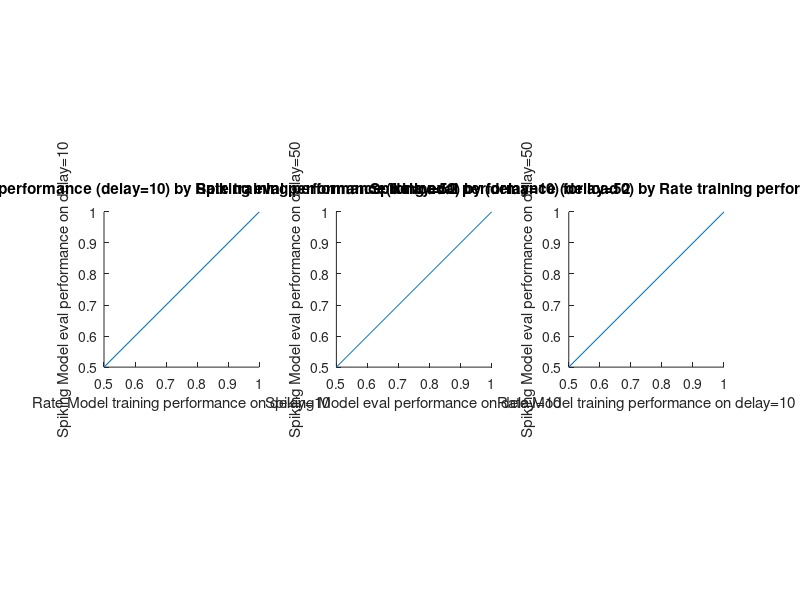
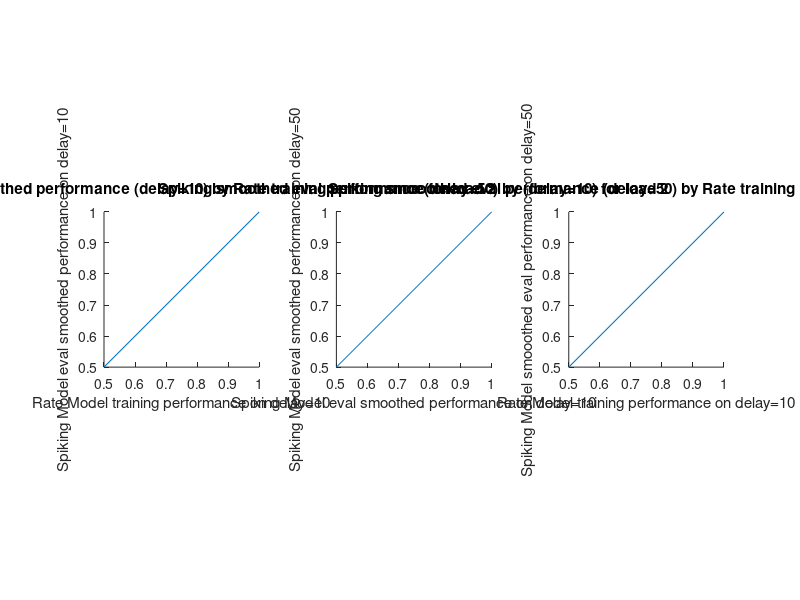
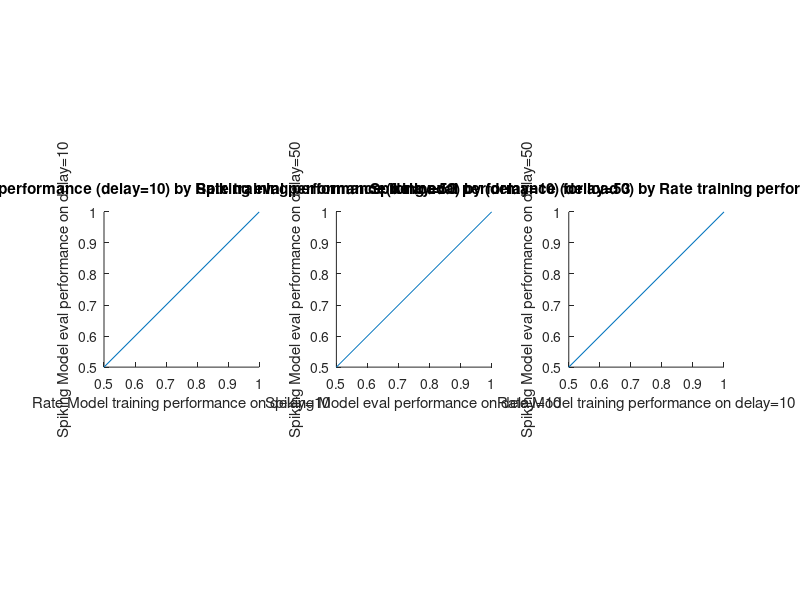
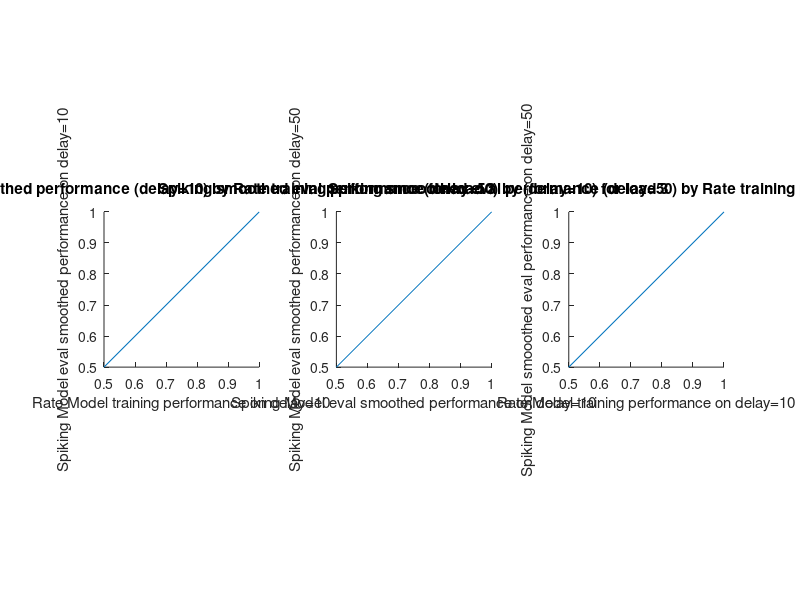

These charts were generated, in order, by the following MATLAB code: (Note: this script raises an error after producing the figures.)
%% Code for evaluating trained models on letters task

% Subsections include:
     % Plotting model performance
     % Plotting model outputs

%% Plot model performance

% Run calc_stableperfs.m and calc_spikeperfmean.m before this
% This plots the model training acc (delay=10), spike acc (delay=10), and
% spike stable acc (delay=50). 

clear; clc;

current_path = pwd;

task_dir = '/home/nuttidalab/Documents/spikeRNN/models/letters/';
task_type = 'letters';
% task_loads = [3];
task_loads = [2, 3]; 
% n_neurons = 200;
n_neurons = 400;

rate_10 = {};
spike_10 = {};
spike_50 = {};
spike_10_smooth = {};
spike_50_smooth = {};
for n_load = 1:length(task_loads)
    load_str = num2str(task_loads(n_load));
    load_dir = [task_dir, 'load_', load_str, '/'];
    wcard = ['*N_',num2str(n_neurons), '*'];
    % wcard = '*load_*';
    % max_tr = 10000; % max training trials
    % perf_threshold = .95;
    % % perf_threshold = [0.60 0.80];
    % disp(['PERFORMANCE THRESHOLD SET TO ' num2str(perf_threshold)]);
    % stable_mods = return_stable(task_dir, wcard, perf_threshold, task_type, max_tr);
    
    mat_files = dir(fullfile(load_dir, wcard));
    
    perf_spike_50 = zeros(length(mat_files),1);
    perf_train = zeros(length(mat_files), 1);
    perf_spike_10 = zeros(length(mat_files), 1);
    perf_spike_smooth_50 = zeros(length(mat_files),1);
    perf_spike_smooth_10 = zeros(length(mat_files),1);
    tr_total  = zeros(length(mat_files),1);
    for i = 1:length(mat_files)
      if ~isfolder(fullfile(load_dir, mat_files(i).name)) & ~isempty(strfind(mat_files(i).name, '.mat'))
        curr_mat = fullfile(load_dir, mat_files(i).name);
    
        load(curr_mat, 'stable_perfs', 'eval_perf_mean', 'spike_perf_mean', 'tr');
        load(curr_mat, 'stable_perfs_smooth', 'spike_perf_mean_smooth')
        perf_spike_50(i,:) = mean(stable_perfs);
        perf_train(i,:) = eval_perf_mean;
        perf_spike_10(i,:) = spike_perf_mean;
        perf_spike_smooth_10(i,:) = spike_perf_mean_smooth;
        perf_spike_smooth_50(i,:) = stable_perfs_smooth;
        tr_total(i,:) = tr;
      end
    end
    
    
    rate_10{end+1} = perf_train;
    spike_10{end+1} = perf_spike_10;
    spike_50{end+1} = perf_spike_50;
    spike_10_smooth{end+1} = perf_spike_smooth_10;
    spike_50_smooth{end+1} = perf_spike_smooth_50;



    % figure; hold on; 
    % subplot(1, 3, 3)
    % histogram(perf_spike_50(perf_train > .95), 100)
    % hold on; xlabel('Spiking Model eval performance on delay=50')
    % ylabel('Spiking Model count')
    % title(['Spiking Model Eval Performance (delay=50) for load ',load_str])
    % xlim([0 1]);
    % 
    % subplot(1, 3, 1); hold on; 
    % histogram(perf_train(perf_train > .95), 100)
    % xlabel('Rate Model train performance on delay=10')
    % ylabel('Rate Model count')
    % title(['Rate Model Training Performance (delay=10) for load ',load_str])
    % xlim([0 1]);
    % 
    % subplot(1, 3, 2); hold on; 
    % histogram(perf_spike_10(perf_train > .95), 100)
    % xlabel('Spiking Model performance on delay=10')
    % ylabel('Spiking Model count')
    % title(['Spiking Model Performance (delay=10) for load ',load_str])
    % xlim([0 1]);

    % figure;
    % subplot(1,2,1); hold on;
    % histogram(tr_total(perf_train > .95), 100)
    % hold on; xlabel('Model train trial total')
    % ylabel('Model count')
    % title(['Model Number of Training Trials for load ', load_str])
    % 
    % subplot(1,2,2); hold on;
    % scatter(tr_total(perf_train > .95), perf_spike_50(perf_train > .95));
    % xlabel('Number of training trials');
    % ylabel('Spiking Model eval performance on delay=50')
    % title(['Eval performance (delay=50) by training trials for load ', load_str]);

    figure;
    subplot(1,3,1); hold on;
    scatter(perf_train, perf_spike_10);
    xlabel('Rate Model training performance on delay=10');
    ylabel('Spiking Model eval performance on delay=10')
    title(['Spiking eval performance (delay=10) by Rate training performance for load ', load_str]);
    xlim([.5 1]);
    ylim([.5 1]);
    plot([0,1], [0,1])
    axis square

    subplot(1,3,2); hold on;
    scatter(perf_spike_10, perf_spike_50);
    xlabel('Spiking Model eval performance on delay=10');
    ylabel('Spiking Model eval performance on delay=50')
    title(['Spiking eval performance (delay=50) by (delay=10) for load ', load_str]);
    xlim([.5 1]);
    ylim([.5 1]);
    plot([0,1], [0,1])
    axis square

    subplot(1,3,3); hold on;
    scatter(perf_train, perf_spike_50);
    xlabel('Rate Model training performance on delay=10');
    ylabel('Spiking Model eval performance on delay=50')
    title(['Spiking eval performance (delay=50) by Rate training performance for load ', load_str]);
    xlim([.5 1]);
    ylim([.5 1]);
    plot([0,1], [0,1])
    axis square


    figure;
    subplot(1,3,1); hold on;
    scatter(perf_train, perf_spike_smooth_10);
    xlabel('Rate Model training performance on delay=10');
    ylabel('Spiking Model eval smoothed performance on delay=10')
    title(['Spiking eval smoothed performance (delay=10) by Rate training performance for load ', load_str]);
    xlim([.5 1]);
    ylim([.5 1]);
    plot([0,1], [0,1])
    axis square

    subplot(1,3,2); hold on;
    scatter(perf_spike_smooth_10, perf_spike_smooth_50);
    xlabel('Spiking Model eval smoothed performance on delay=10');
    ylabel('Spiking Model eval smoothed performance on delay=50')
    title(['Spiking smoothed eval performance (delay=50) by (delay=10) for load ', load_str]);
    xlim([.5 1]);
    ylim([.5 1]);
    plot([0,1], [0,1])
    axis square

    subplot(1,3,3); hold on;
    scatter(perf_train, perf_spike_smooth_50);
    xlabel('Rate Model training performance on delay=10');
    ylabel('Spiking Model smooothed eval performance on delay=50')
    title(['Spiking smooothed eval performance (delay=50) by Rate training performance for load ', load_str]);
    xlim([.5 1]);
    ylim([.5 1]);
    plot([0,1], [0,1])
    axis square

end



% paired boxplots (not smoothing)
% Combine the data into a matrix (each column is a set of values)
data = [rate_10{1}, rate_10{2}, spike_10{1}, spike_10{2}, spike_50{1}, spike_50{2}];

% Create paired boxplot with specific positioning
positions = [1, 2, 4, 5, 7, 8];  % Define positions for each pair of sets

% Create boxplot with custom positions
figure; hold on;
boxplot(data, 'Positions', positions(:), 'Colors', 'br', 'Whisker', 1.5, 'Notch', 'on', ...
    'Labels', {'Load 2: Rate, delay=10', 'Load 3: Rate, delay=10', ...
    'Load 2: Spike, delay=10', 'Load 3: Spike, delay=10', 'Load 2: Spike, delay=50', 'Load 3: Spike, delay=50'});
xlabel('Model type')

% Set title and axis labels
title('Model Performance');
ylabel('Performance accuracy');
ylim([0.5, 1])


% paired boxplots (smoothing)
% Combine the data into a matrix (each column is a set of values)
data = [rate_10{1}, rate_10{2}, spike_10_smooth{1}, spike_10_smooth{2}, spike_50_smooth{1}, spike_50_smooth{2}];

% Create paired boxplot with specific positioning
positions = [1, 2, 4, 5, 7, 8];  % Define positions for each pair of sets

% Create boxplot with custom positions
figure; hold on;
boxplot(data, 'Positions', positions(:), 'Colors', 'br', 'Whisker', 1.5, 'Notch', 'on', ...
    'Labels', {'Load 2: Rate, delay=10', 'Load 3: Rate, delay=10', ...
    'Load 2: Spike smooth, delay=10', 'Load 3: Spike smooth, delay=10', ...
    'Load 2: Spike smooth, delay=50', 'Load 3: Spike smooth, delay=50'});
xlabel('Model type')

% Set title and axis labels
title('Model Performance');
ylabel('Performance accuracy');
ylim([0.5, 1])


%% Plot some model outputs

% Plots example output for 12 spiking models, for delay=10 and delay=50


clear; clc;

current_path = pwd;

task_dir = '/home/nuttidalab/Documents/spikeRNN/models/letters/';
task_type = 'letters';
task_loads = [3];
% task_loads = [2, 3];
% n_neurons = 200;
n_neurons = 400;

delay=10;

for n_load = 1:length(task_loads)
    task_load = task_loads(n_load);
    load_str = num2str(task_load);
    load_dir = [task_dir, 'load_', load_str, '/'];
    wcard = ['*N_',num2str(n_neurons), '*'];
    % wcard = '*load_*';
    % max_tr = 10000; % max training trials
    % perf_threshold = .95;
    % % perf_threshold = [0.60 0.80];
    % disp(['PERFORMANCE THRESHOLD SET TO ' num2str(perf_threshold)]);
    % stable_mods = return_stable(task_dir, wcard, perf_threshold, task_type, max_tr);

    mat_files = dir(fullfile(load_dir, wcard));
    
    figure;
    for i = 1:12 %length(mat_files)
        if ~isfolder(fullfile(load_dir, mat_files(i).name)) & ~isempty(strfind(mat_files(i).name, '.mat'))
            curr_mat = fullfile(load_dir, mat_files(i).name);
        end

        load(curr_mat);

        % generate trials and plot outputs
        n_trials = 100;
        down_sample = 1;
        use_initial_weights = false; 

        stim_on = 51;
        stim_dur = 100;
        stim2_dur = 130;
        probe_on = stim_on + stim_dur + delay;
        response_time = stim_on + stim_dur + delay + 10;
        T = response_time + stim2_dur;

        trials = zeros(n_trials, 1);
        stable_perfs = zeros(n_trials, 1);
        outs = zeros(n_trials, (T-1)*100);

        n_input_chans = task_load*2;

        parfor j = 1:n_trials
            u = zeros(n_input_chans, T);
            u_lab = zeros(1, 2);

            letters = 1:n_input_chans; % load*2 letter choices
            stim_letters = randperm(n_input_chans, task_load); % load letter choices
            probe_letter = randperm(n_input_chans, 1); % 1 letter choice

            u(stim_letters, stim_on:stim_on+stim_dur) = 1; % stimulus presentation
            u(probe_letter, stim_on+stim_dur+delay:end) = 1; % probe presentation

            label = 2*(ismember(probe_letter, stim_letters)) - 1;
            trials(j) = label;

            stims = struct();
            stims.mode = 'none';
            use_smoothing = 'false';
            [~, ~, spk, rs, all_fr, out, params] = LIF_network_fnc(curr_mat, opt_scaling_factor,...
                u, stims, down_sample, use_initial_weights, use_smoothing);

            % out = smoothdata(squeeze(out), "gaussian", 5000);

            outs(j,:) = out;

            if label == 1
                if max(out(response_time*100:end)) > 0.7
                    stable_perfs(j) = 1;
                end
            elseif label == -1
                if min(out(response_time*100:end)) < -0.7
                    stable_perfs(j) = 1;
                end
            end

        end % parfor end

        % Performance
        spike_perf_mean = mean(stable_perfs);

        subplot(3, 4, i); hold on;
        plot(outs(trials == 1,:)', 'Color', [1, 0, 0, 0.3]);
        plot(mean(outs(trials == 1,:),1), 'Color', [1,1,1,1], 'LineWidth', 3);
        plot(outs(trials == -1,:)', 'Color', [0, 0, 1, 0.3]);
        plot(mean(outs(trials == -1,:),1), 'Color', [1,1,1,1], 'LineWidth', 3);
        xline(stim_on*100, 'Color', 'y', 'LineWidth', 3)
        xline((stim_on+stim_dur)*100, 'Color', 'y', 'LineWidth', 3)
        xline(probe_on*100, 'Color', 'y', 'LineWidth', 3)
        
        ylim([-2, 2]);
        title(['model ', num2str(i) ,': ', num2str(spike_perf_mean, 2)])

    end

    sgtitle(['task load ', num2str(task_load), ', N=', num2str(n_neurons), ' neurons, delay=', num2str(delay)])

end

%% Plot some model outputs, gaussian smoothing

% Plots example output for 12 spiking models, for delay=10 and delay=50


clear; clc;

current_path = pwd;

task_dir = '/home/nuttidalab/Documents/spikeRNN/models/letters/';
task_type = 'letters';
% task_loads = [3];
task_loads = [2, 3];
% n_neurons = 200;
n_neurons = 400;

delay=10;

for n_load = 1:length(task_loads)
    task_load = task_loads(n_load);
    load_str = num2str(task_load);
    load_dir = [task_dir, 'load_', load_str, '/'];
    wcard = ['*N_',num2str(n_neurons), '*'];
    % wcard = '*load_*';
    % max_tr = 10000; % max training trials
    % perf_threshold = .95;
    % % perf_threshold = [0.60 0.80];
    % disp(['PERFORMANCE THRESHOLD SET TO ' num2str(perf_threshold)]);
    % stable_mods = return_stable(task_dir, wcard, perf_threshold, task_type, max_tr);

    mat_files = dir(fullfile(load_dir, wcard));
    
    figure;
    for i = 1:12 %length(mat_files)
        if ~isfolder(fullfile(load_dir, mat_files(i).name)) & ~isempty(strfind(mat_files(i).name, '.mat'))
            curr_mat = fullfile(load_dir, mat_files(i).name);
        end

        load(curr_mat);

        % generate trials and plot outputs
        n_trials = 100;
        down_sample = 1;
        use_initial_weights = false; 

        stim_on = 51;
        stim_dur = 100;
        stim2_dur = 130;
        probe_on = stim_on + stim_dur + delay;
        response_time = stim_on + stim_dur + delay + 10;
        T = response_time + stim2_dur;

        trials = zeros(n_trials, 1);
        stable_perfs = zeros(n_trials, 1);
        outs = zeros(n_trials, (T-1)*100);

        n_input_chans = task_load*2;

        parfor j = 1:n_trials
            u = zeros(n_input_chans, T);
            u_lab = zeros(1, 2);

            letters = 1:n_input_chans; % load*2 letter choices
            stim_letters = randperm(n_input_chans, task_load); % load letter choices
            probe_letter = randperm(n_input_chans, 1); % 1 letter choice

            u(stim_letters, stim_on:stim_on+stim_dur) = 1; % stimulus presentation
            u(probe_letter, stim_on+stim_dur+delay:end) = 1; % probe presentation

            label = 2*(ismember(probe_letter, stim_letters)) - 1;
            trials(j) = label;

            stims = struct();
            stims.mode = 'none';
            use_smoothing = true;
            [~, ~, spk, rs, all_fr, out, params] = LIF_network_fnc(curr_mat, opt_scaling_factor,...
                u, stims, down_sample, use_initial_weights, use_smoothing);

            % out = smoothdata(squeeze(out), "gaussian", 5000);

            outs(j,:) = out;

            if label == 1
                if max(out(response_time*100:end)) > 0.7
                    stable_perfs(j) = 1;
                end
            elseif label == -1
                if min(out(response_time*100:end)) < -0.7
                    stable_perfs(j) = 1;
                end
            end

        end % parfor end

        % Performance
        spike_perf_mean = mean(stable_perfs);

        subplot(3, 4, i); hold on;
        plot(outs(trials == 1,:)', 'Color', [1, 0, 0, 0.3]);
        plot(mean(outs(trials == 1,:),1), 'Color', [1,1,1,1], 'LineWidth', 3);
        plot(outs(trials == -1,:)', 'Color', [0, 0, 1, 0.3]);
        plot(mean(outs(trials == -1,:),1), 'Color', [1,1,1,1], 'LineWidth', 3);
        xline(stim_on*100, 'Color', 'y', 'LineWidth', 3)
        xline((stim_on+stim_dur)*100, 'Color', 'y', 'LineWidth', 3)
        xline(probe_on*100, 'Color', 'y', 'LineWidth', 3)
        ylim([-2, 2]);
        title(['model ', num2str(i) ,': ', num2str(spike_perf_mean, 2)])

    end

    sgtitle(['task load ', num2str(task_load), ', N=', num2str(n_neurons), ' neurons, delay=', num2str(delay)])

end

%% Plot some model outputs, downsampling

% Plots example output for 12 spiking models, for delay=10 and delay=50


clear; clc;

current_path = pwd;

task_dir = '/home/nuttidalab/Documents/spikeRNN/models/letters/';
task_type = 'letters';
task_loads = [3];
% task_loads = [2, 3];
% n_neurons = 200;
n_neurons = 400;

delay=10;

for n_load = 1:length(task_loads)
    task_load = task_loads(n_load);
    load_str = num2str(task_load);
    load_dir = [task_dir, 'load_', load_str, '/'];
    wcard = ['*N_',num2str(n_neurons), '*'];
    % wcard = '*load_*';
    % max_tr = 10000; % max training trials
    % perf_threshold = .95;
    % % perf_threshold = [0.60 0.80];
    % disp(['PERFORMANCE THRESHOLD SET TO ' num2str(perf_threshold)]);
    % stable_mods = return_stable(task_dir, wcard, perf_threshold, task_type, max_tr);

    mat_files = dir(fullfile(load_dir, wcard));
    
    figure;
    for i = 1:12 %length(mat_files)
        if ~isfolder(fullfile(load_dir, mat_files(i).name)) & ~isempty(strfind(mat_files(i).name, '.mat'))
            curr_mat = fullfile(load_dir, mat_files(i).name);
        end

        load(curr_mat);

        % generate trials and plot outputs
        n_trials = 100;
        down_sample = 1;
        use_initial_weights = false; 

        stim_on = 51;
        stim_dur = 100;
        stim2_dur = 130;
        probe_on = stim_on + stim_dur + delay;
        response_time = stim_on + stim_dur + delay + 10;
        T = response_time + stim2_dur;

        trials = zeros(n_trials, 1);
        stable_perfs = zeros(n_trials, 1);
        % outs = zeros(n_trials, (T-1)*100);
        outs = zeros(n_trials, (T-1));

        n_input_chans = task_load*2;

        parfor j = 1:n_trials
            u = zeros(n_input_chans, T);
            u_lab = zeros(1, 2);

            letters = 1:n_input_chans; % load*2 letter choices
            stim_letters = randperm(n_input_chans, task_load); % load letter choices
            probe_letter = randperm(n_input_chans, 1); % 1 letter choice

            u(stim_letters, stim_on:stim_on+stim_dur) = 1; % stimulus presentation
            u(probe_letter, stim_on+stim_dur+delay:end) = 1; % probe presentation

            label = 2*(ismember(probe_letter, stim_letters)) - 1;
            trials(j) = label;

            stims = struct();
            stims.mode = 'none';
            use_smoothing = false;
            [~, ~, spk, rs, all_fr, out, params] = LIF_network_fnc(curr_mat, opt_scaling_factor,...
                u, stims, down_sample, use_initial_weights, use_smoothing);

            % out = smoothdata(squeeze(out), "gaussian", 5000);
            out = downsample_signal(20000, 200, squeeze(out))

            outs(j,:) = out;

            % if label == 1
            %     if max(out(response_time*100:end)) > 0.7
            %         stable_perfs(j) = 1;
            %     end
            % elseif label == -1
            %     if min(out(response_time*100:end)) < -0.7
            %         stable_perfs(j) = 1;
            %     end
            % end

            if label == 1
                if max(out(response_time:end)) > 0.7
                    stable_perfs(j) = 1;
                end
            elseif label == -1
                if min(out(response_time:end)) < -0.7
                    stable_perfs(j) = 1;
                end
            end

        end % parfor end

        % Performance
        spike_perf_mean = mean(stable_perfs);

        subplot(3, 4, i); hold on;
        plot(outs(trials == 1,:)', 'Color', [1, 0, 0, 0.3]);
        plot(mean(outs(trials == 1,:),1), 'Color', [1,1,1,1], 'LineWidth', 3);
        plot(outs(trials == -1,:)', 'Color', [0, 0, 1, 0.3]);
        plot(mean(outs(trials == -1,:),1), 'Color', [1,1,1,1], 'LineWidth', 3);
        % xline(stim_on*100, 'Color', 'y', 'LineWidth', 3)
        % xline((stim_on+stim_dur)*100, 'Color', 'y', 'LineWidth', 3)
        % xline(probe_on*100, 'Color', 'y', 'LineWidth', 3)
        xline(stim_on, 'Color', 'y', 'LineWidth', 3)
        xline((stim_on+stim_dur), 'Color', 'y', 'LineWidth', 3)
        xline(probe_on, 'Color', 'y', 'LineWidth', 3)
        ylim([-2, 2]);
        title(['model ', num2str(i) ,': ', num2str(spike_perf_mean, 2)])

    end

    sgtitle(['task load ', num2str(task_load), ', N=', num2str(n_neurons), ' neurons, delay=', num2str(delay)])

end

%% Plot spiking raster

dt = params.dt;
T = params.T;
t = dt:dt:T;

figure('Units', 'Normalized', 'Outerposition', [0 0 0.22 0.20]);
hold on; axis tight;
inh_ind = find(inh);
exc_ind = find(exc);
all_ind = [exc_ind; inh_ind];
all_ind = 1:N;
for i = 1:length(all_ind)
  curr_spk = spk(all_ind(i), 10:end);
  if exc(all_ind(i)) == 1
    plot(t(find(curr_spk)), ones(1, length(find(curr_spk)))*i, 'r.', 'markers', 8);
  else
    plot(t(find(curr_spk)), ones(1, length(find(curr_spk)))*i, 'b.', 'markers', 8);
  end
end

%% Compare a load-2 vs a load-3 model

clear; clc;

current_path = pwd;

task_dir = '/home/nuttidalab/Documents/spikeRNN/models/letters/';
task_type = 'letters';
task_loads = [2, 3];
n_neurons = 400;

delay=10;

% spks = zeros(length(task_loads), n_neurons, 30000);
% all_rs = zeros(length(task_loads), n_neurons, 30000);

for n_load = 1:length(task_loads)
    task_load = task_loads(n_load);
    load_str = num2str(task_load);
    load_dir = [task_dir, 'load_', load_str, '/'];
    wcard = ['*N_',num2str(n_neurons), '*'];
    
    mat_files = dir(fullfile(load_dir, wcard));

    i = 1;
    curr_mat = fullfile(load_dir, mat_files(i).name);
    % disp(mat_files(i))
    load(curr_mat);

    down_sample = 1;
    use_initial_weights = false;

    stim_on = 51;
    stim_dur = 100;
    stim2_dur = 130;
    probe_on = stim_on + stim_dur + delay;
    response_time = stim_on + stim_dur + delay + 10;
    T = response_time + stim2_dur;


    n_input_chans = task_load*2;

    u = zeros(n_input_chans, T);
    u_lab = zeros(1, 2);

    letters = 1:n_input_chans; % load*2 letter choices
    stim_letters = randperm(n_input_chans, task_load); % load letter choices
    probe_letter = randperm(n_input_chans, 1); % 1 letter choice

    u(stim_letters, stim_on:stim_on+stim_dur) = 1; % stimulus presentation
    u(probe_letter, stim_on+stim_dur+delay:end) = 1; % probe presentation

    label = 2*(ismember(probe_letter, stim_letters)) - 1;

    stims = struct();
    stims.mode = 'none';
    use_smoothing=true;
    [~, ~, spk, rs, all_fr, out, params] = LIF_network_fnc(curr_mat, opt_scaling_factor,...
        u, stims, down_sample, use_initial_weights, use_smoothing);

    % spks(n_load,:,:) = spk;
    % all_rs(n_load,:,:) = rs;

    % out = smoothdata(squeeze(out), "gaussian", 5000);

    if label == 1
        if max(out(response_time*100:end)) > 0.7
            stable_perf = 1;
        end
    elseif label == -1
        if min(out(response_time*100:end)) < -0.7
            stable_perf = 1;
        end
    end
       

    % plot raster
    dt = params.dt;
    T = params.T;
    t = dt:dt:T;

    figure('Units', 'Normalized', 'Outerposition', [0 0 0.22 0.20]);
    hold on; axis tight;
    inh_ind = find(inh);
    exc_ind = find(exc);
    all_ind = [exc_ind; inh_ind];
    all_ind = 1:N;
    for i = 1:length(all_ind)
      curr_spk = spk(all_ind(i), 10:end);
      if exc(all_ind(i)) == 1
        plot(t(find(curr_spk)), ones(1, length(find(curr_spk)))*i, 'r.', 'markers', 8);
      else
        plot(t(find(curr_spk)), ones(1, length(find(curr_spk)))*i, 'b.', 'markers', 8);
      end
    end
    xlabel('time'); ylabel('neurons')
    title(['example trial raster, load = ', num2str(task_load)])

    figure; hold on;
    plot(rs')
    xlabel('time'); ylabel('rate')
    title(['example firing rates, load= ', num2str(task_load)])

    figure; hold on;
    scatter(1:n_neurons, w_out);
    ylabel('w_out')
    title(['w_out for load= ', num2str(task_load)])

end
